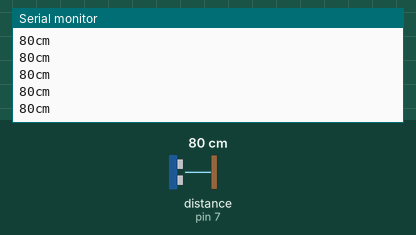
Recording of a sketch running on a simulated Arduino Uno, built with avr-gcc and run on an emulated ATmega328P. Shown: the last lines printed to the serial monitor. Wiring (inferred from the names in the program): ultrasonic range finder: trigger pin 7; echo pin 7. Inputs (shaded band) come from the test bench; at power-on: distance to the obstacle (sensor on pin 7) 80 cm. The echo pulse lasts 58.3 µs per cm.

Above: at 1.2 s.
1.3 s: distance to the obstacle (sensor on pin 7) set to 120 cm
At 1.49 s:
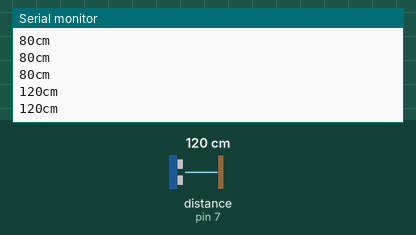
4.3 s: distance to the obstacle (sensor on pin 7) set to 2 cm
At 4.3 s:
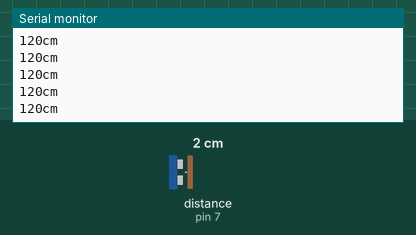
Timing chart, 0 to 7.3 s (numbered marks = the images above; inputs shaded):
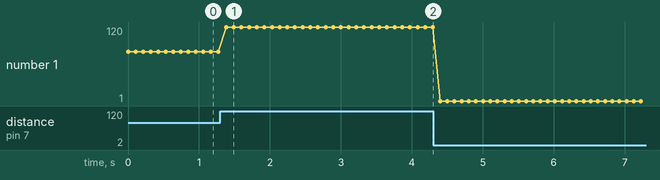

The sketch:

code_pingsensor_JanHuijghebaert.ino
```cpp
/*
  AUTEUR: Jan Huijghebaert
  BESCHRIJVING: Met deze code kunnen we de PING))) ultrasonic sensor aansturen.
*/

// Communicatiepin voor de sensor
const int dataPin = 7;

void setup() {
  // Seriële communicatie opzetten
  Serial.begin(9600);
}

void loop()  {
  // Variabelen aanmaken
  long tijdsduur;
  long cm;

  // Om de PING))) sensor te triggeren moeten we een hoge puls van 2 of meer microseconden uitsturen
  pinMode(dataPin, OUTPUT);        // dataPin als output instellen
  digitalWrite(dataPin, LOW);      // verzekeren dat de pin laag staat (voor stabiele activering)
  delayMicroseconds(2);            // wacht 2 microseconden
  digitalWrite(dataPin, HIGH);     // pin hoog zetten om de meting te activeren
  delayMicroseconds(5);            // wacht 5 microseconden
  digitalWrite(dataPin, LOW);      // pin terug laag zetten

  // Via dezelfde datapin gaan we een hoog signaal binnen krijgen en
  // afhankelijk van hoe lang dit signaal is, kunnen we de afstand tot een object berekenen
  pinMode(dataPin, INPUT);
  tijdsduur = pulseIn(dataPin, HIGH);

  // Omzetten van gemeten tijd naar het aantal centimeters (zie procedure onderaan)
  cm = microsecNaarCentimeters(tijdsduur);

  Serial.print(cm);
  Serial.print("cm");
  Serial.println();

  delay(100);  // We willen elke 0.1 seconde een afstandsmeting doen
}

long microsecNaarCentimeters(long microseconden)  {
  // Snelheid van geluid is 340,29 m/s of omgerekend 29 microseconden per centimeter
  // Omdat het signaal heen en terug moet komen delen we het geheel door 2
  return microseconden / 29 / 2;
}
```

Measured:
- after the input at 1.3 s, the serial monitor: prints a new line after 0.08 s (image 1)
- plotted number 1: 80 → 120 after the input at 1.3 s, 120 → 1 after the input at 4.3 s
